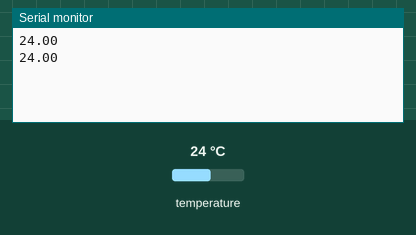
This sketch was run on a simulated Arduino Uno, built with avr-gcc and run on an emulated ATmega328P. On the bench: the last lines printed to the serial monitor. Inputs (shaded band) come from the test bench; at power-on: temperature 24 °C.

Above: at 2.3 s.
2.4 s: temperature set to 12 °C
At 2.4 s:
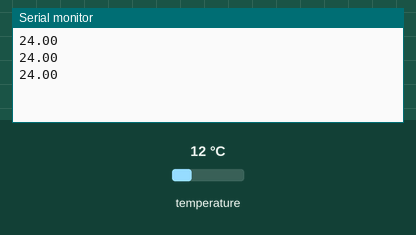
3.9 s: temperature set to 19 °C
At 3.9 s:
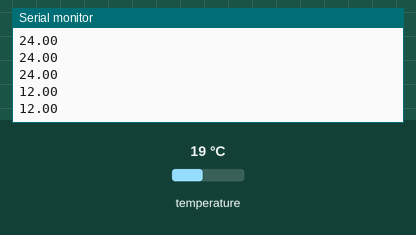
Timing chart, 0 to 6.9 s (numbered marks = the images above; inputs shaded):
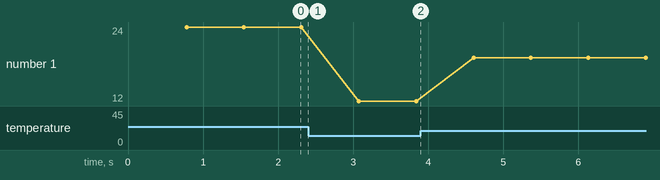

The sketch:

DS18b20.ino
```cpp
#include <OneWire.h>
#include <DallasTemperature.h>
#define ONE_WIRE_BUS 2 // DATA Kabel kuning D4
OneWire oneWire(ONE_WIRE_BUS); // deklarasi library OneWire dengan Variabel oneWire bernilai ONE_WIRE_BUS
DallasTemperature suhu(&oneWire);

void setup() {
  Serial.begin(9600);
  suhu.begin();
}

void loop() {
  suhu.requestTemperatures();
  Serial.println(suhu.getTempCByIndex(0));
}
```

Measured:
- plotted number 1: 24 → 12 after the input at 2.4 s, 12 → 19 after the input at 3.9 s
